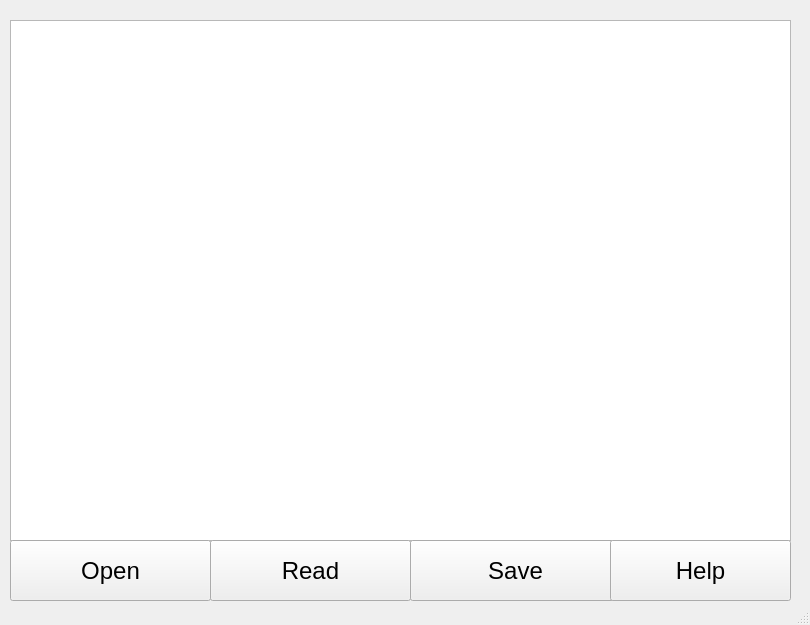
<?xml version="1.0" encoding="UTF-8"?>
<ui version="4.0">
 <class>MainWindow</class>
 <widget class="QMainWindow" name="MainWindow">
  <property name="geometry">
   <rect>
    <x>0</x>
    <y>0</y>
    <width>810</width>
    <height>625</height>
   </rect>
  </property>
  <property name="windowTitle">
   <string>TextEditor</string>
  </property>
  <widget class="QWidget" name="centralwidget">
   <widget class="QPlainTextEdit" name="plainTextEdit">
    <property name="geometry">
     <rect>
      <x>10</x>
      <y>20</y>
      <width>781</width>
      <height>521</height>
     </rect>
    </property>
   </widget>
   <widget class="QPushButton" name="open_Button">
    <property name="geometry">
     <rect>
      <x>10</x>
      <y>540</y>
      <width>201</width>
      <height>61</height>
     </rect>
    </property>
    <property name="font">
     <font>
      <pointsize>18</pointsize>
     </font>
    </property>
    <property name="text">
     <string>Open</string>
    </property>
   </widget>
   <widget class="QPushButton" name="save_Button">
    <property name="geometry">
     <rect>
      <x>410</x>
      <y>540</y>
      <width>211</width>
      <height>61</height>
     </rect>
    </property>
    <property name="font">
     <font>
      <pointsize>18</pointsize>
     </font>
    </property>
    <property name="text">
     <string>Save</string>
    </property>
   </widget>
   <widget class="QPushButton" name="help_Button">
    <property name="geometry">
     <rect>
      <x>610</x>
      <y>540</y>
      <width>181</width>
      <height>61</height>
     </rect>
    </property>
    <property name="font">
     <font>
      <pointsize>18</pointsize>
     </font>
    </property>
    <property name="text">
     <string>Help</string>
    </property>
   </widget>
   <widget class="QPushButton" name="read_Button">
    <property name="geometry">
     <rect>
      <x>210</x>
      <y>540</y>
      <width>201</width>
      <height>61</height>
     </rect>
    </property>
    <property name="font">
     <font>
      <pointsize>18</pointsize>
     </font>
    </property>
    <property name="text">
     <string>Read</string>
    </property>
   </widget>
  </widget>
  <widget class="QStatusBar" name="statusbar"/>
 </widget>
 <resources/>
 <connections/>
</ui>
